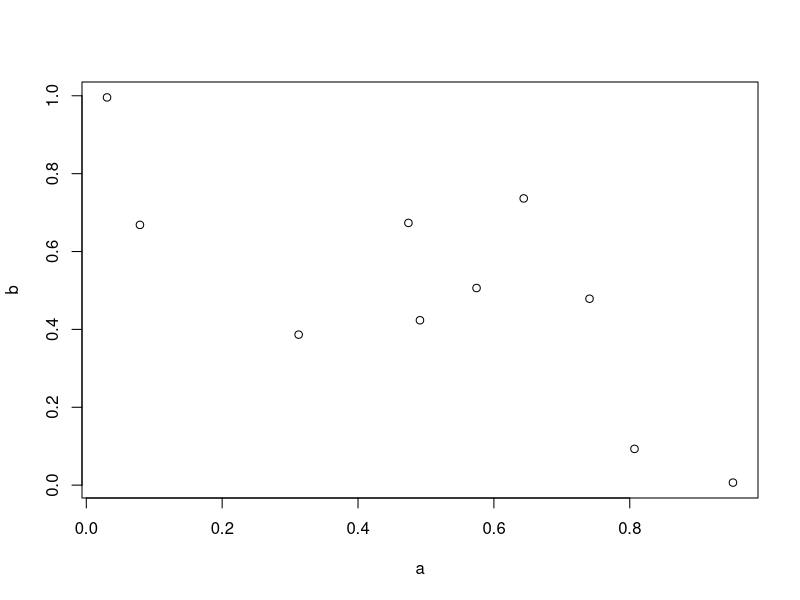

Write R code to recreate this figure.
# Markov Language R File

# This is a test file just to make sure there are no
#   issues collaborating i.e. that we can all check out
#   a file, edit, add it, commit the changes, and push
#   the changes

a <- runif(n = 10)
b <- runif(n = 10)
plot(a, b)